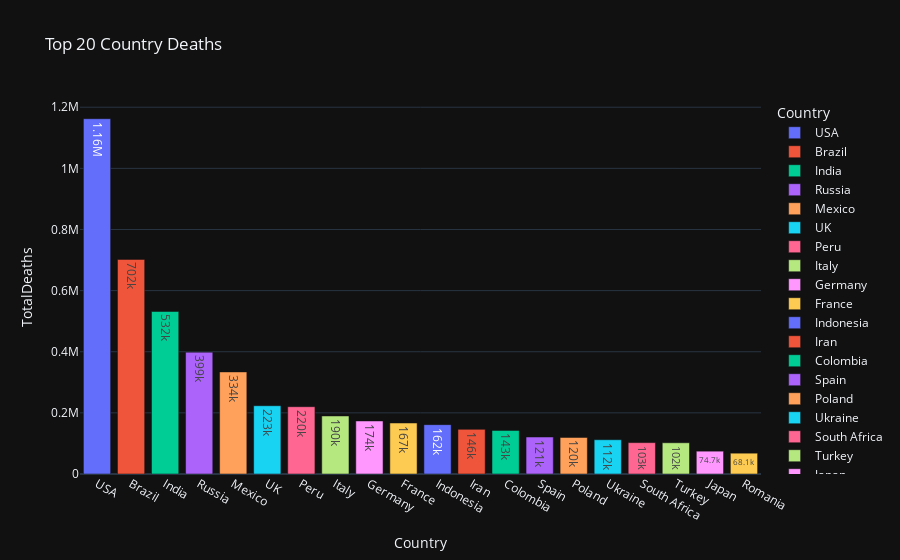

Write notebook code for a chart like this one.
### Code cell
px.bar(country_Deaths,x='Country',y='TotalDeaths',color='Country',text_auto='.3s',title='Top 20 Country Deaths',template="plotly_dark")

### Figure 1 — Plotly figure (JSON) as saved in the notebook; plotly's stock layout.template omitted (floating-point values rounded to 4 significant figures)
{"data": [{"alignmentgroup": "True", "hovertemplate": "Country=%{x}<br>TotalDeaths=%{y}<extra></extra>", "legendgroup": "USA", "marker": {"color": "#636efa", "pattern": {"shape": ""}}, "name": "USA", "offsetgroup": "USA", "orientation": "v", "showlegend": true, "textposition": "auto", "texttemplate": "%{y:.3s}", "type": "bar", "x": ["USA"], "xaxis": "x", "y": [1162474], "yaxis": "y"}, {"alignmentgroup": "True", "hovertemplate": "Country=%{x}<br>TotalDeaths=%{y}<extra></extra>", "legendgroup": "Brazil", "marker": {"color": "#EF553B", "pattern": {"shape": ""}}, "name": "Brazil", "offsetgroup": "Brazil", "orientation": "v", "showlegend": true, "textposition": "auto", "texttemplate": "%{y:.3s}", "type": "bar", "x": ["Brazil"], "xaxis": "x", "y": [702116], "yaxis": "y"}, {"alignmentgroup": "True", "hovertemplate": "Country=%{x}<br>TotalDeaths=%{y}<extra></extra>", "legendgroup": "India", "marker": {"color": "#00cc96", "pattern": {"shape": ""}}, "name": "India", "offsetgroup": "India", "orientation": "v", "showlegend": true, "textposition": "auto", "texttemplate": "%{y:.3s}", "type": "bar", "x": ["India"], "xaxis": "x", "y": [531722], "yaxis": "y"}, {"alignmentgroup": "True", "hovertemplate": "Country=%{x}<br>TotalDeaths=%{y}<extra></extra>", "legendgroup": "Russia", "marker": {"color": "#ab63fa", "pattern": {"shape": ""}}, "name": "Russia", "offsetgroup": "Russia", "orientation": "v", "showlegend": true, "textposition": "auto", "texttemplate": "%{y:.3s}", "type": "bar", "x": ["Russia"], "xaxis": "x", "y": [398602], "yaxis": "y"}, {"alignmentgroup": "True", "hovertemplate": "Country=%{x}<br>TotalDeaths=%{y}<extra></extra>", "legendgroup": "Mexico", "marker": {"color": "#FFA15A", "pattern": {"shape": ""}}, "name": "Mexico", "offsetgroup": "Mexico", "orientation": "v", "showlegend": true, "textposition": "auto", "texttemplate": "%{y:.3s}", "type": "bar", "x": ["Mexico"], "xaxis": "x", "y": [333972], "yaxis": "y"}, {"alignmentgroup": "True", "hovertemplate": "Country=%{x}<br>TotalDeaths=%{y}<extra></extra>", "legendgroup": "UK", "marker": {"color": "#19d3f3", "pattern": {"shape": ""}}, "name": "UK", "offsetgroup": "UK", "orientation": "v", "showlegend": true, "textposition": "auto", "texttemplate": "%{y:.3s}", "type": "bar", "x": ["UK"], "xaxis": "x", "y": [223396], "yaxis": "y"}, {"alignmentgroup": "True", "hovertemplate": "Country=%{x}<br>TotalDeaths=%{y}<extra></extra>", "legendgroup": "Peru", "marker": {"color": "#FF6692", "pattern": {"shape": ""}}, "name": "Peru", "offsetgroup": "Peru", "orientation": "v", "showlegend": true, "textposition": "auto", "texttemplate": "%{y:.3s}", "type": "bar", "x": ["Peru"], "xaxis": "x", "y": [220196], "yaxis": "y"}, {"alignmentgroup": "True", "hovertemplate": "Country=%{x}<br>TotalDeaths=%{y}<extra></extra>", "legendgroup": "Italy", "marker": {"color": "#B6E880", "pattern": {"shape": ""}}, "name": "Italy", "offsetgroup": "Italy", "orientation": "v", "showlegend": true, "textposition": "auto", "texttemplate": "%{y:.3s}", "type": "bar", "x": ["Italy"], "xaxis": "x", "y": [189904], "yaxis": "y"}, {"alignmentgroup": "True", "hovertemplate": "Country=%{x}<br>TotalDeaths=%{y}<extra></extra>", "legendgroup": "Germany", "marker": {"color": "#FF97FF", "pattern": {"shape": ""}}, "name": "Germany", "offsetgroup": "Germany", "orientation": "v", "showlegend": true, "textposition": "auto", "texttemplate": "%{y:.3s}", "type": "bar", "x": ["Germany"], "xaxis": "x", "y": [173544], "yaxis": "y"}, {"alignmentgroup": "True", "hovertemplate": "Country=%{x}<br>TotalDeaths=%{y}<extra></extra>", "legendgroup": "France", "marker": {"color": "#FECB52", "pattern": {"shape": ""}}, "name": "France", "offsetgroup": "France", "orientation": "v", "showlegend": true, "textposition": "auto", "texttemplate": "%{y:.3s}", "type": "bar", "x": ["France"], "xaxis": "x", "y": [166862], "yaxis": "y"}, {"alignmentgroup": "True", "hovertemplate": "Country=%{x}<br>TotalDeaths=%{y}<extra></extra>", "legendgroup": "Indonesia", "marker": {"color": "#636efa", "pattern": {"shape": ""}}, "name": "Indonesia", "offsetgroup": "Indonesia", "orientation": "v", "showlegend": true, "textposition": "auto", "texttemplate": "%{y:.3s}", "type": "bar", "x": ["Indonesia"], "xaxis": "x", "y": [161526], "yaxis": "y"}, {"alignmentgroup": "True", "hovertemplate": "Country=%{x}<br>TotalDeaths=%{y}<extra></extra>", "legendgroup": "Iran", "marker": {"color": "#EF553B", "pattern": {"shape": ""}}, "name": "Iran", "offsetgroup": "Iran", "orientation": "v", "showlegend": true, "textposition": "auto", "texttemplate": "%{y:.3s}", "type": "bar", "x": ["Iran"], "xaxis": "x", "y": [146058], "yaxis": "y"}, {"alignmentgroup": "True", "hovertemplate": "Country=%{x}<br>TotalDeaths=%{y}<extra></extra>", "legendgroup": "Colombia", "marker": {"color": "#00cc96", "pattern": {"shape": ""}}, "name": "Colombia", "offsetgroup": "Colombia", "orientation": "v", "showlegend": true, "textposition": "auto", "texttemplate": "%{y:.3s}", "type": "bar", "x": ["Colombia"], "xaxis": "x", "y": [142722], "yaxis": "y"}, {"alignmentgroup": "True", "hovertemplate": "Country=%{x}<br>TotalDeaths=%{y}<extra></extra>", "legendgroup": "Spain", "marker": {"color": "#ab63fa", "pattern": {"shape": ""}}, "name": "Spain", "offsetgroup": "Spain", "orientation": "v", "showlegend": true, "textposition": "auto", "texttemplate": "%{y:.3s}", "type": "bar", "x": ["Spain"], "xaxis": "x", "y": [120964], "yaxis": "y"}, {"alignmentgroup": "True", "hovertemplate": "Country=%{x}<br>TotalDeaths=%{y}<extra></extra>", "legendgroup": "Poland", "marker": {"color": "#FFA15A", "pattern": {"shape": ""}}, "name": "Poland", "offsetgroup": "Poland", "orientation": "v", "showlegend": true, "textposition": "auto", "texttemplate": "%{y:.3s}", "type": "bar", "x": ["Poland"], "xaxis": "x", "y": [119574], "yaxis": "y"}, {"alignmentgroup": "True", "hovertemplate": "Country=%{x}<br>TotalDeaths=%{y}<extra></extra>", "legendgroup": "Ukraine", "marker": {"color": "#19d3f3", "pattern": {"shape": ""}}, "name": "Ukraine", "offsetgroup": "Ukraine", "orientation": "v", "showlegend": true, "textposition": "auto", "texttemplate": "%{y:.3s}", "type": "bar", "x": ["Ukraine"], "xaxis": "x", "y": [112128], "yaxis": "y"}, {"alignmentgroup": "True", "hovertemplate": "Country=%{x}<br>TotalDeaths=%{y}<extra></extra>", "legendgroup": "South Africa", "marker": {"color": "#FF6692", "pattern": {"shape": ""}}, "name": "South Africa", "offsetgroup": "South Africa", "orientation": "v", "showlegend": true, "textposition": "auto", "texttemplate": "%{y:.3s}", "type": "bar", "x": ["South Africa"], "xaxis": "x", "y": [102595], "yaxis": "y"}, {"alignmentgroup": "True", "hovertemplate": "Country=%{x}<br>TotalDeaths=%{y}<extra></extra>", "legendgroup": "Turkey", "marker": {"color": "#B6E880", "pattern": {"shape": ""}}, "name": "Turkey", "offsetgroup": "Turkey", "orientation": "v", "showlegend": true, "textposition": "auto", "texttemplate": "%{y:.3s}", "type": "bar", "x": ["Turkey"], "xaxis": "x", "y": [102174], "yaxis": "y"}, {"alignmentgroup": "True", "hovertemplate": "Country=%{x}<br>TotalDeaths=%{y}<extra></extra>", "legendgroup": "Japan", "marker": {"color": "#FF97FF", "pattern": {"shape": ""}}, "name": "Japan", "offsetgroup": "Japan", "orientation": "v", "showlegend": true, "textposition": "auto", "texttemplate": "%{y:.3s}", "type": "bar", "x": ["Japan"], "xaxis": "x", "y": [74694], "yaxis": "y"}, {"alignmentgroup": "True", "hovertemplate": "Country=%{x}<br>TotalDeaths=%{y}<extra></extra>", "legendgroup": "Romania", "marker": {"color": "#FECB52", "pattern": {"shape": ""}}, "name": "Romania", "offsetgroup": "Romania", "orientation": "v", "showlegend": true, "textposition": "auto", "texttemplate": "%{y:.3s}", "type": "bar", "x": ["Romania"], "xaxis": "x", "y": [68117], "yaxis": "y"}], "layout": {"barmode": "relative", "legend": {"title": {"text": "Country"}, "tracegroupgap": 0}, "title": {"text": "Top 20 Country Deaths"}, "xaxis": {"anchor": "y", "categoryarray": ["USA", "Brazil", "India", "Russia", "Mexico", "UK", "Peru", "Italy", "Germany", "France", "Indonesia", "Iran", "Colombia", "Spain", "Poland", "Ukraine", "South Africa", "Turkey", "Japan", "Romania"], "categoryorder": "array", "domain": [0, 1], "title": {"text": "Country"}}, "yaxis": {"anchor": "x", "domain": [0, 1], "title": {"text": "TotalDeaths"}}}}
